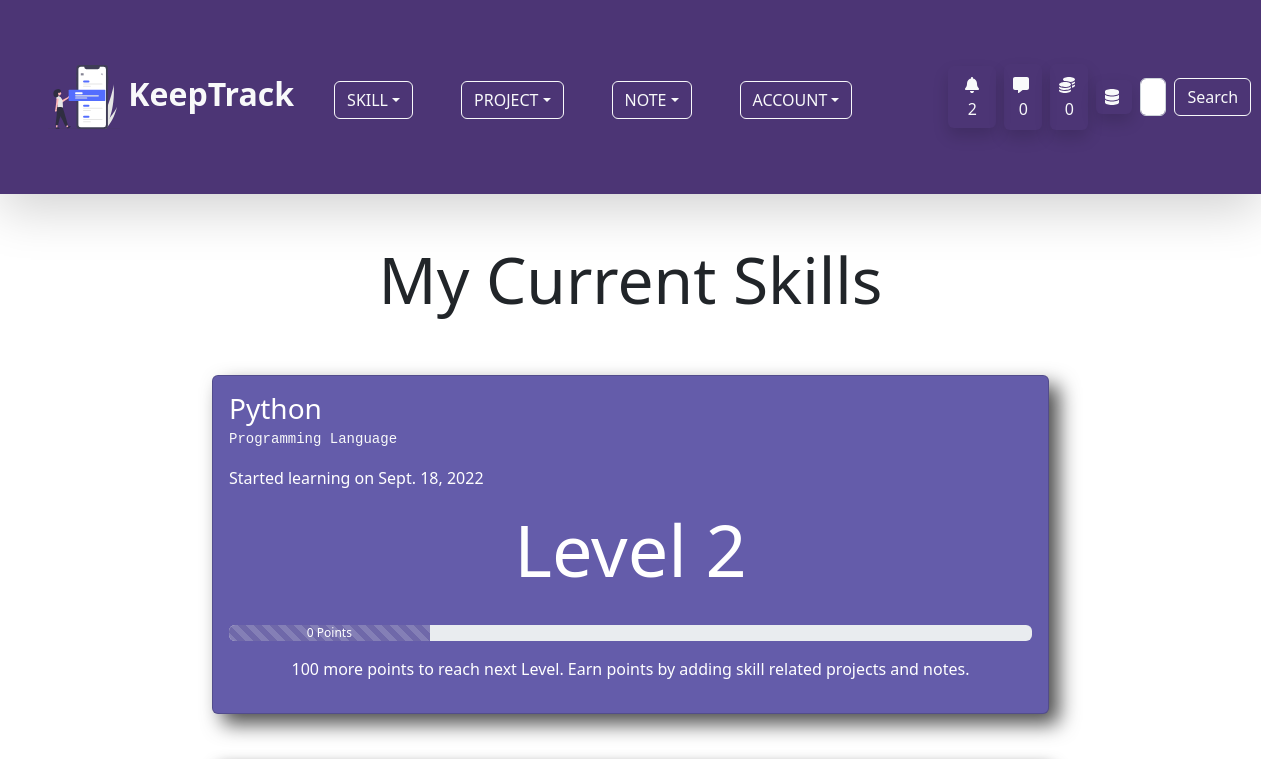
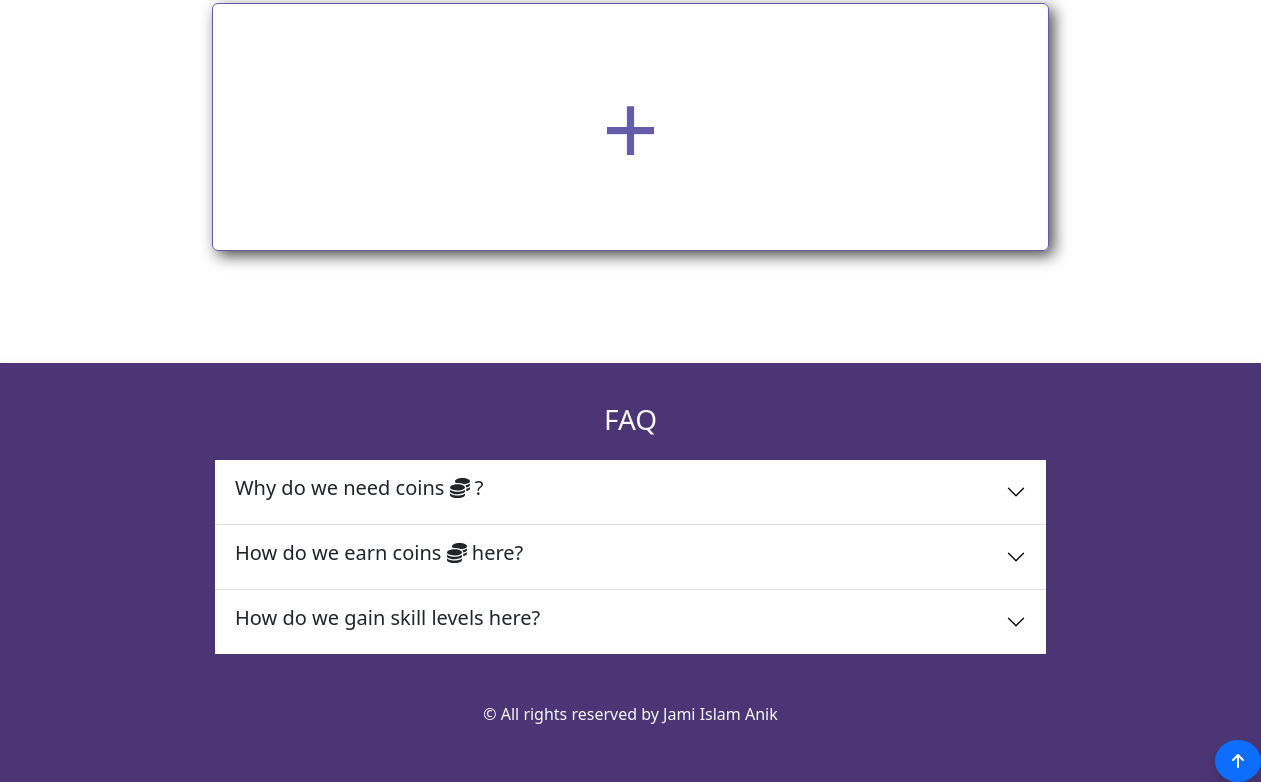
Before: /skill/ (signed in) with the older database file (2 pictures, top to bottom).
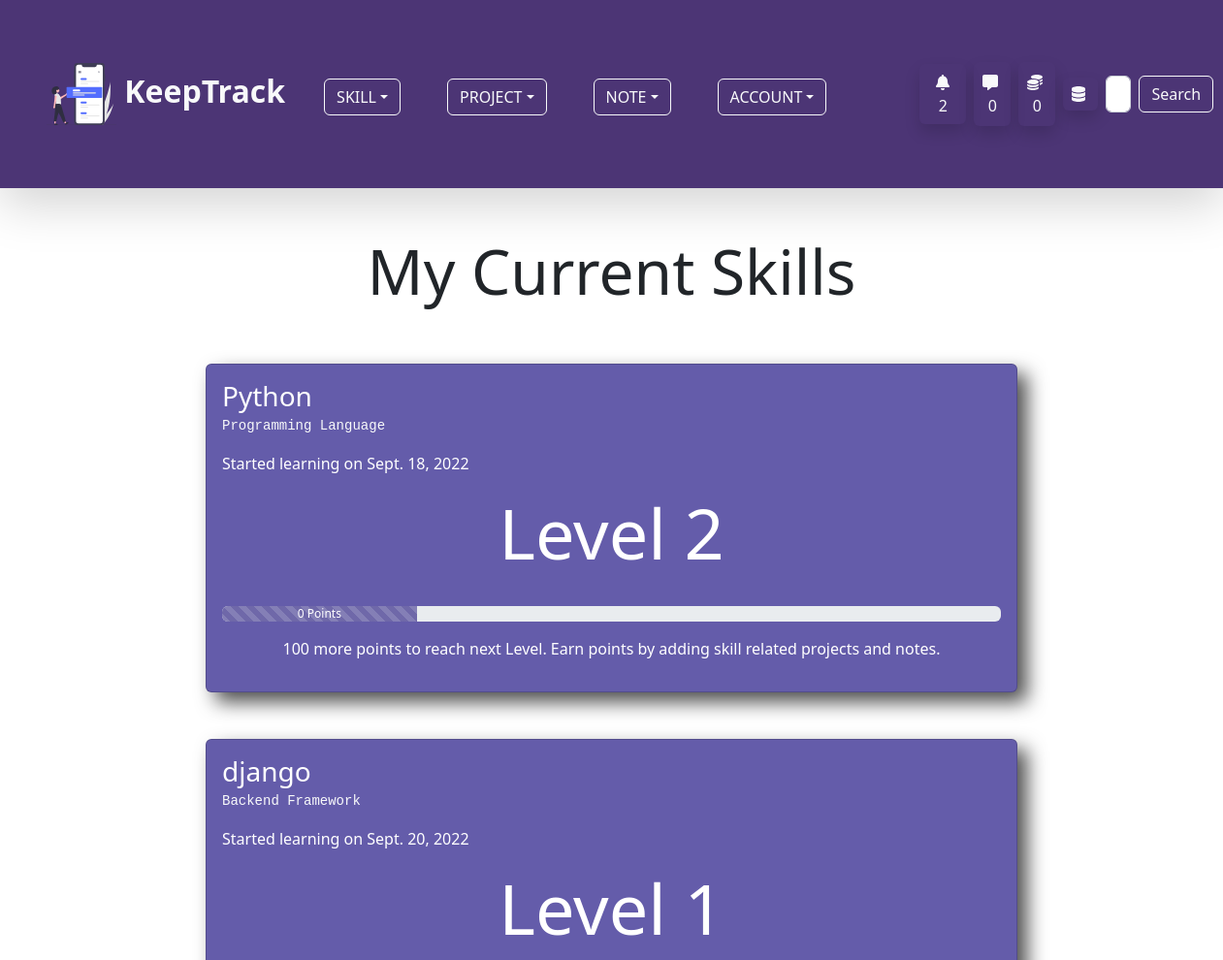
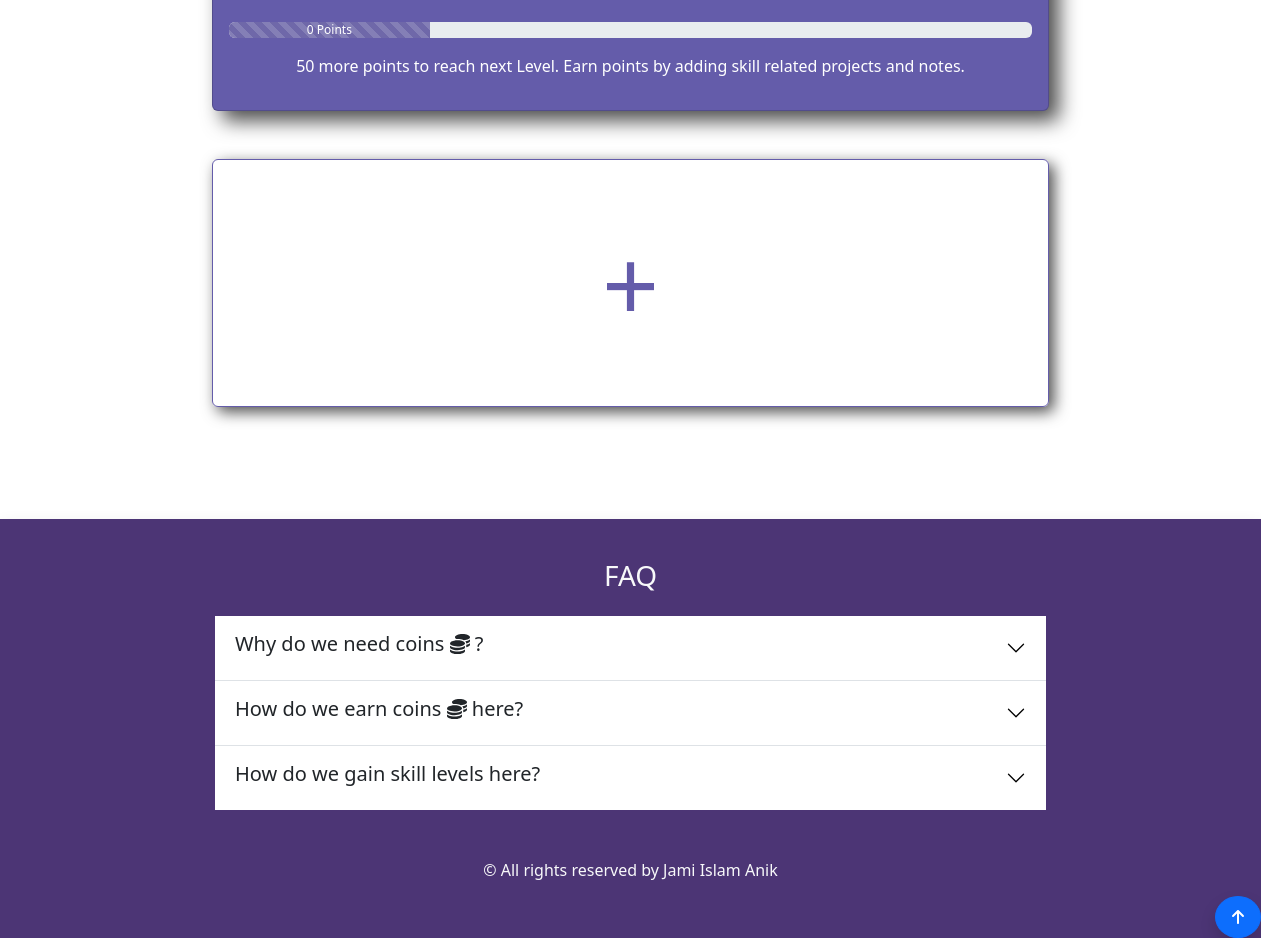
After: the same page with the newer database file (2 pictures, top to bottom).
### skill/models.py (models this page shows, shortened)
class Skill(models.Model):
    SKILL_TYPE_CHOICES = (
        ('Programming Language','Programming Language'),
        ('Database','Database'),
        ('Hosting Platform','Hosting Platform'),
        ('Coding Utility','Coding Utility'),
        ('Frontend Framework','Frontend Framework'),
        ('Backend Framework','Backend Framework'),
        ('Machine Learning Tool','Machine Learning Tool'),
        ('Data Science Tool','Data Science Tool'),
        ('Artificial Intelligence Tool','Artificial Intelligence Tool')
    )
    skill_type = models.CharField(max_length=200,choices=SKILL_TYPE_CHOICES,null=True,blank=True)
    note = GenericRelation(Note)
    owner = models.ForeignKey(Profile, on_delete=models.CASCADE,null=True,blank=True,default="Coding Utility")
    title = models.CharField(max_length=255)
    description = models.TextField(max_length=500,null=True,blank=True)
    skill_level = models.IntegerField(default=1)
    current_point = models.IntegerField(default=0)
    learning = models.BooleanField(default=True)
    started_learning = models.DateField(null=True,blank=True,auto_now_add=True)
    @property
    def needed_point(self):
        return self.skill_level*50 - self.current_point
    @property
    def current_point_percentage(self):
        percentage = (self.current_point/(self.skill_level * 50)) * 100
        if percentage <= 30:
            return 25
        elif percentage <= 60:
            return 50
        elif percentage <= 90:
            return 75
        else:
            return 100
    class Meta:
        ordering = ['-skill_level','-current_point']

### skill/views.py (the view)
# urls.py: path('',views.skill_page,name='skill-page'),
@login_required(login_url="login-page")
def skill_page(request):
    profile = request.user.profile
    queryset =profile.skill_set.all()
    context = {
        'queryset':queryset,
    }
    return render(request,'skill/skill_page.html',context)

### skill/templates/skill/skill_page.html
{% extends 'base.html' %}
{% load static %}
{% block content %}
<div class="container">
  <div class="d-flex justify-content-center align-items-center pb-5">
    <h3 class="display-3 text-center px-3"> My Current Skills</h3>
  </div>
{% if queryset %}
  {% for skill in queryset %}
  <a href="{% url 'single-skill-page' skill.id %}" class="text-reset text-decoration-none">
    <div class="card text-white mb-5 mx-auto w-75 " id="skill-page-card">
      <div class="card-body">
        <h3 class="card-title d-inline">{{skill.title}}</h3>
        <p class="fs-6"><code class="text-light">{{skill.skill_type}}</code></p>
        <p class="fs-6">Started learning on {{ skill.started_learning }}</p>
        <p class="text-center display-2 pb-3">Level {{skill.skill_level}} </p>
        <div class="progress my-3">
          <div class="progress-bar w-{{ skill.current_point_percentage }} progress-bar-striped progress-bar-animated"
            role="progressbar" aria-valuenow="{{ skill.current_point }}" aria-valuemin="0" aria-valuemax="100"
            style="background-color:#6f68a9;">{{ skill.current_point }} Points</div>
        </div>
        <p class="fs-6 text-center ">{{ skill.needed_point }} more points to reach next Level. Earn points by adding
          skill related projects and notes.</p>
      </div>
    </div>
  </a>
  {% endfor %}
  {% else %}
  <p class="text-center lead">You do not have any skill yet.</p>
  {% endif %}
  <a href="{% url 'skill-form-page' %}" class="btn p-5 my-5" id="skill-page-btn">+</a>
</div>
{% endblock %}

Changed rows visible on the page:
added Skill: title "django", skill_type "Backend Framework", started_learning "Sept. 20, 2022", skill_level "1", current_point "0", needed_point "50"
